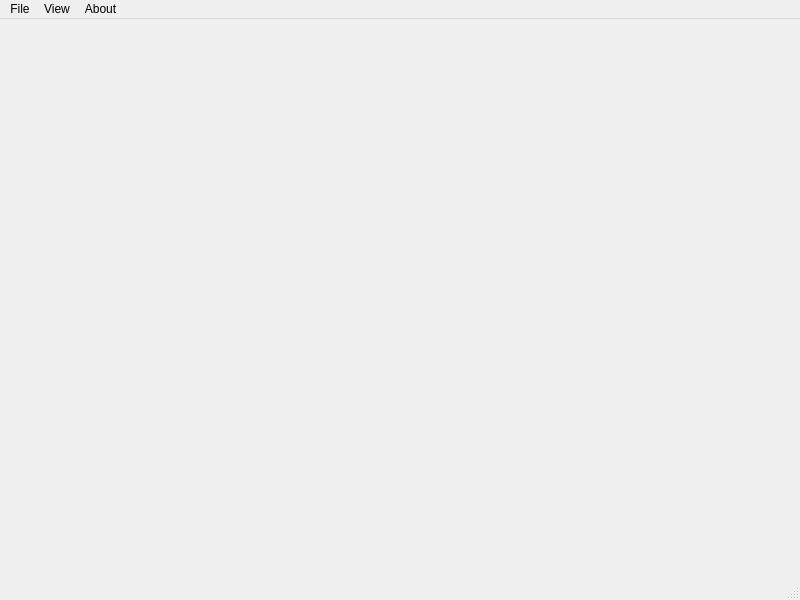
<?xml version="1.0" encoding="UTF-8"?>
<ui version="4.0">
 <class>SherpaMainWindow</class>
 <widget class="QMainWindow" name="SherpaMainWindow">
  <property name="geometry">
   <rect>
    <x>0</x>
    <y>0</y>
    <width>800</width>
    <height>600</height>
   </rect>
  </property>
  <property name="windowTitle">
   <string>Sherpa Control Panel</string>
  </property>
  <widget class="QWidget" name="centralwidget"/>
  <widget class="QMenuBar" name="menubar">
   <property name="geometry">
    <rect>
     <x>0</x>
     <y>0</y>
     <width>800</width>
     <height>21</height>
    </rect>
   </property>
   <widget class="QMenu" name="menuFile">
    <property name="title">
     <string>File</string>
    </property>
    <addaction name="actionLoad_World"/>
    <addaction name="actionSave_World"/>
    <addaction name="actionSave_World_AS"/>
    <addaction name="separator"/>
    <addaction name="actionStart_World"/>
    <addaction name="separator"/>
    <addaction name="actionQuit"/>
   </widget>
   <widget class="QMenu" name="menuView">
    <property name="title">
     <string>View</string>
    </property>
    <addaction name="actionShow_Ros_Settings"/>
    <addaction name="actionShow_World"/>
    <addaction name="actionShow_Robots"/>
    <addaction name="actionShow_Log"/>
   </widget>
   <widget class="QMenu" name="menuAbout">
    <property name="title">
     <string>About</string>
    </property>
    <addaction name="actionShow_About"/>
    <addaction name="actionHelp"/>
    <addaction name="actionPreferences"/>
   </widget>
   <addaction name="menuFile"/>
   <addaction name="menuView"/>
   <addaction name="menuAbout"/>
  </widget>
  <widget class="QStatusBar" name="statusbar"/>
  <action name="actionShow_Log">
   <property name="checkable">
    <bool>true</bool>
   </property>
   <property name="text">
    <string>Show Log</string>
   </property>
   <property name="toolTip">
    <string>Toggle Logger</string>
   </property>
  </action>
  <action name="actionShow_Robots">
   <property name="checkable">
    <bool>true</bool>
   </property>
   <property name="text">
    <string>Show Robots</string>
   </property>
  </action>
  <action name="actionShow_World">
   <property name="checkable">
    <bool>true</bool>
   </property>
   <property name="text">
    <string>Show World</string>
   </property>
  </action>
  <action name="actionShow_Ros_Settings">
   <property name="checkable">
    <bool>true</bool>
   </property>
   <property name="text">
    <string>Show Ros Settings</string>
   </property>
  </action>
  <action name="actionShow_About">
   <property name="text">
    <string>Show About</string>
   </property>
  </action>
  <action name="actionHelp">
   <property name="text">
    <string>Help</string>
   </property>
  </action>
  <action name="actionLoad_World">
   <property name="text">
    <string>Load World</string>
   </property>
   <property name="shortcut">
    <string>Ctrl+F</string>
   </property>
  </action>
  <action name="actionStart_World">
   <property name="text">
    <string>Start World</string>
   </property>
   <property name="shortcut">
    <string>Ctrl+T</string>
   </property>
  </action>
  <action name="actionSave_World">
   <property name="text">
    <string>Save World</string>
   </property>
   <property name="shortcut">
    <string>Ctrl+S</string>
   </property>
  </action>
  <action name="actionQuit">
   <property name="text">
    <string>Quit</string>
   </property>
   <property name="shortcut">
    <string>Ctrl+Q</string>
   </property>
  </action>
  <action name="actionSave_World_AS">
   <property name="text">
    <string>Save World AS</string>
   </property>
   <property name="toolTip">
    <string>Save World As</string>
   </property>
   <property name="shortcut">
    <string>Ctrl+W</string>
   </property>
  </action>
  <action name="actionPreferences">
   <property name="text">
    <string>Preferences</string>
   </property>
  </action>
 </widget>
 <resources/>
 <connections/>
</ui>
